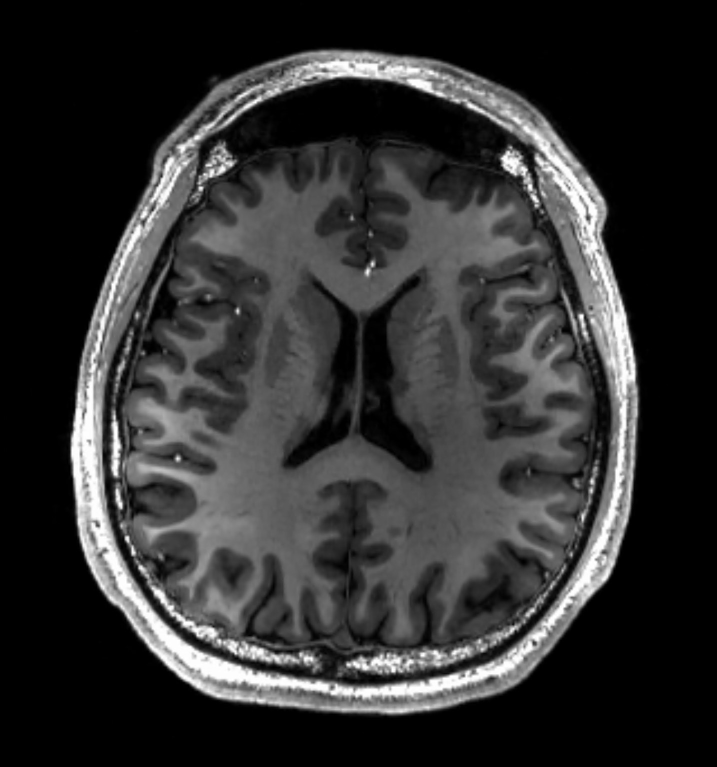
#> input picture Cycle_GAN/MRI and CT/mri_test.jpg, 1433 x 1534 px (shown at 1/2 size)
$ python -i cartoon_to_sketch_to_color.py   (imports and definitions only)
#> lines starting #> are read from the running program, lines starting #| are printed output that depends on the picture
import cv2
import numpy as np
from PyQt5.QtWidgets import (
    QApplication, QMainWindow, QVBoxLayout, QLabel, QPushButton, QFileDialog, QWidget
)
from PyQt5.QtGui import QPixmap, QImage, QBrush, QPalette, QColor
from PyQt5.QtCore import Qt


def cartoon_to_sketch(image_path):
    """
    Convert a cartoon image to a sketch.
    """
#> called with image_path = '../MRI and CT/mri_test.jpg'
    img = cv2.imread(image_path)
#> img is the input picture: shape (1534, 1433, 3); min 0, max 255, mean 48.6
    gray = cv2.cvtColor(img, cv2.COLOR_BGR2GRAY)
    blurred = cv2.GaussianBlur(gray, (21, 21), 0)
    inverted = 255 - gray
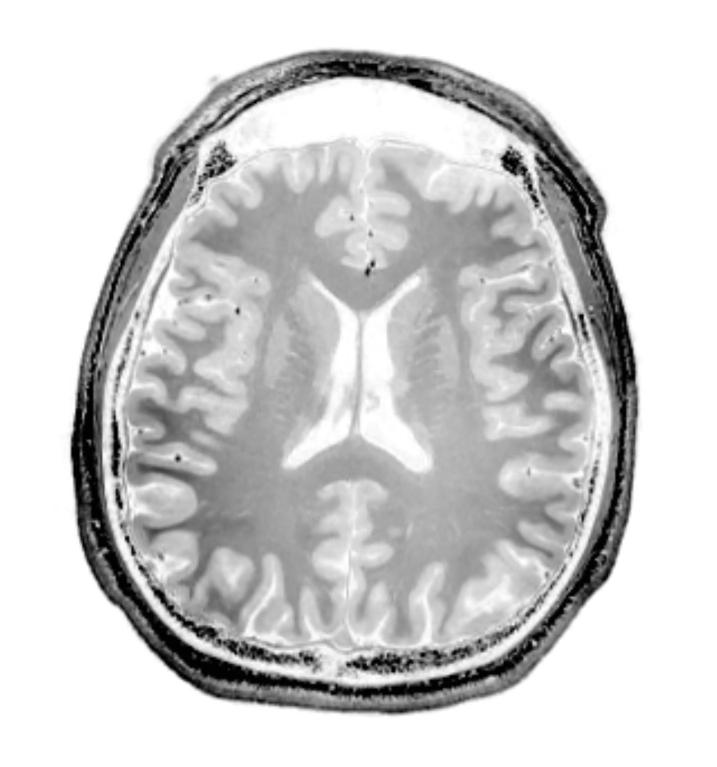
#> inverted: shape (1534, 1433) (shown at 1/2 size); min 0, max 255, mean 206.4
    inv_blurred = cv2.GaussianBlur(inverted, (21, 21), 0)
    sketch = cv2.divide(gray, 255 - inv_blurred, scale=256.0)
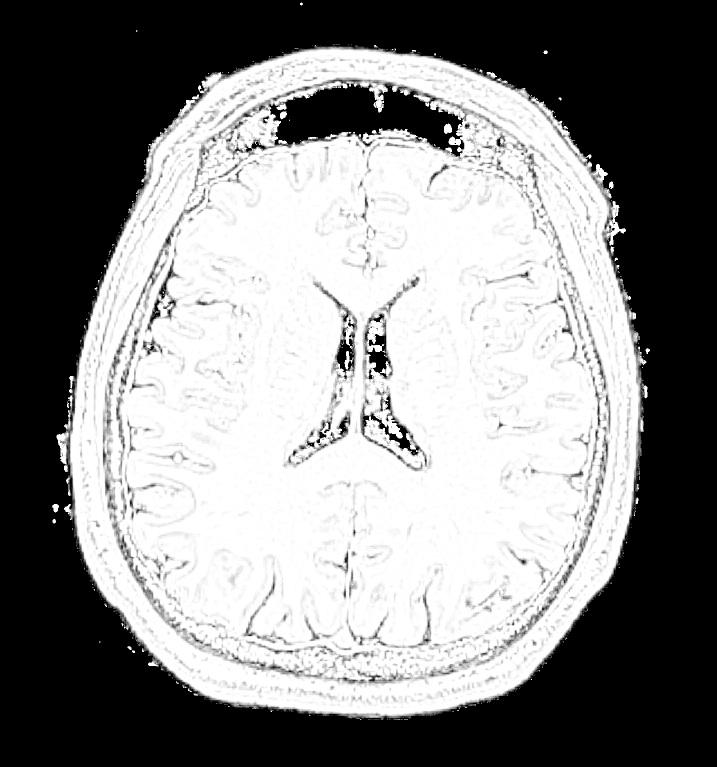
#> sketch: shape (1534, 1433) (shown at 1/2 size); min 0, max 255, mean 134.4
    return sketch


# [22 lines left out: function color_regions_with_outlines, not called in this run]


class SketchColorApp(QMainWindow):
    def __init__(self):
        super().__init__()
        self.initUI()

    # [113 lines left out: functions initUI, upload_image, display_images, save_images, convert_cv_to_qt, not called in this run]

    def resizeEvent(self, event):
        self.display_images()
        super().resizeEvent(event)


# [7 lines not run here, left out]

>>> result = cartoon_to_sketch('../MRI and CT/mri_test.jpg')
